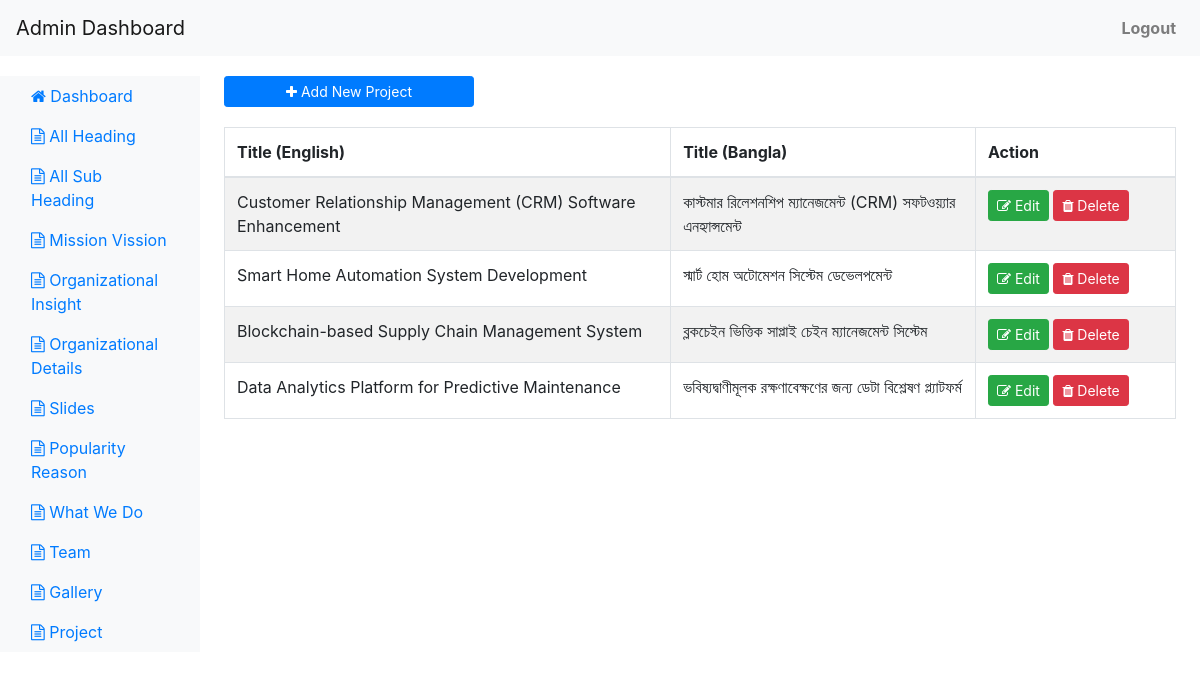
Screenshot of /project.php (signed in) with the database file from the repository.
### tables this page shows
CREATE TABLE `our_projects_infos` (
  `id` int UNSIGNED NOT NULL,
  `title_en` varchar(255) DEFAULT NULL,
  `title_bn` varchar(255) DEFAULT NULL,
  `project_detail_en` longtext,
  `project_detail_bn` longtext
);

### project.php (the view, shortened to what this page needs)
<?php
	include('config.php');
	$get_data_sql = "SELECT * FROM our_projects_infos";
	$get_data_sql_result = $conn->query($get_data_sql);
?>
<!DOCTYPE html>
<html lang="en">
<head>
    <link rel="stylesheet" href="https://stackpath.bootstrapcdn.com/bootstrap/4.5.2/css/bootstrap.min.css">
	<link rel="stylesheet" href="https://cdnjs.cloudflare.com/ajax/libs/font-awesome/4.7.0/css/font-awesome.min.css">
</head>
<body>
<?php include('header.php');?>
<div class="container-fluid">
    <div class="row">
        <?php include('nav.php');?>
        <main role="main" class="col-md-9 ml-sm-auto col-lg-10 px-4">
			<div class="table-responsive">
			  <a href="project_add.php" class="btn btn-primary btn-sm" style="width: 250px;margin-bottom: 20px;"><i class="fa fa-plus"></i> Add New Project</a>
			  <table class="table table-bordered table-striped table-hover table-condensed">
				<thead>
				  <tr>
					<th>Title (English)</th>
					<th>Title (Bangla)</th>
					<th style="width: 200px;">Action</th>
				  </tr>
				</thead>
				<tbody>
				<?php foreach ($get_data_sql_result as $get_data_sql_result_row) { ?>
				  <tr>
					<td><?php echo $get_data_sql_result_row["title_en"];?></td>
					<td><?php echo $get_data_sql_result_row["title_bn"];?></td>
					<td>
						<a href="project_edit.php?id=<?php echo $get_data_sql_result_row['id']; ?>" class="btn btn-sm btn-success"><i class="fa fa-edit"></i> Edit</a>
						<button class="btn btn-sm btn-danger delete-btn" data-id="<?php echo $get_data_sql_result_row['id']; ?>"><i class="fa fa-trash"></i> Delete</button>
					</td>
				  </tr>
				  	<?php } ?>
				</tbody>
			  </table>
			</div>
        </main>
    </div>
</div>
</body>
</html>

### project.php (style rules this page uses)
body { padding-top: 56px; }
.container-fluid { margin-top: 20px; }

### header.php (style rules this page uses)
.btn-primary { width: 100%; }

### rows the page displays
our_projects_infos: title_en "Customer Relationship Management (CRM) Software Enhancement", title_bn "কাস্টমার রিলেশনশিপ ম্যানেজমেন্ট (CRM) সফটওয়্যার এনহ্যান্সমেন্ট"
our_projects_infos: title_en "Smart Home Automation System Development", title_bn "স্মার্ট হোম অটোমেশন সিস্টেম ডেভেলপমেন্ট"
our_projects_infos: title_en "Blockchain-based Supply Chain Management System", title_bn "ব্লকচেইন ভিত্তিক সাপ্লাই চেইন ম্যানেজমেন্ট সিস্টেম"
our_projects_infos: title_en "Data Analytics Platform for Predictive Maintenance", title_bn "ভবিষ্যদ্বাণীমূলক রক্ষণাবেক্ষণের জন্য ডেটা বিশ্লেষণ প্ল্যাটফর্ম"
